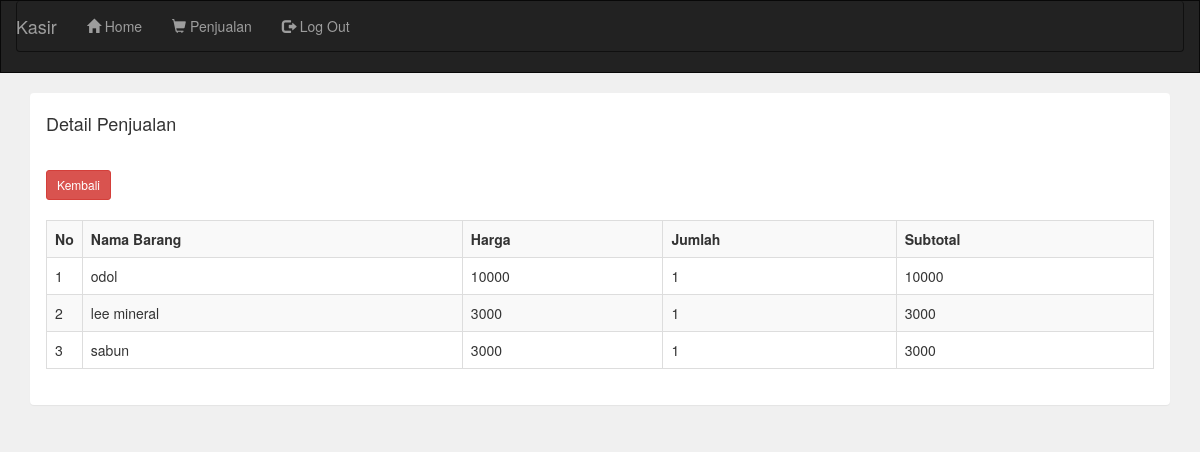
/kasir/penjualan_detail.php?id=6 (signed in), run on the app's committed database.
### tables this page shows
CREATE TABLE `penjualan_detail` (
  `detail_id` int(11) NOT NULL,
  `id_jual` int(11) NOT NULL,
  `id_barang` int(11) NOT NULL,
  `jumlah` int(11) NOT NULL,
  `harga` int(11) NOT NULL,
  `subtotal` int(11) NOT NULL
);

CREATE TABLE `barang` (
  `id_barang` int(11) NOT NULL,
  `nama_barang` varchar(225) NOT NULL,
  `harga_beli` int(11) NOT NULL,
  `harga_jual` int(11) NOT NULL,
  `stok` int(11) NOT NULL
);

### kasir/penjualan_detail.php (the view)
<?php
include 'header.php';
include '../koneksi.php';
$id = $_GET['id'];
?>
<div class="container">
    <div class="panel">
        <div class="panel-heading">
            <h4>Detail Penjualan</h4>
        </div>
        <div class="panel-body">
            <a href="penjualan.php" class="btn btn-sm btn-danger">Kembali</a>
            <br><br>
            <table class="table table-bordered table-striped">
                <tr>
                    <th width="1%">No</th>
                    <th>Nama Barang</th>
                    <th>Harga</th>
                    <th>Jumlah</th>
                    <th>Subtotal</th>
                </tr>
                <?php
                $data = mysqli_query($koneksi, "SELECT penjualan_detail.*, barang.nama_barang FROM penjualan_detail JOIN barang ON penjualan_detail.id_barang = barang.id_barang WHERE penjualan_detail.id_jual = '$id'");
                $no = 1;
                while($d = mysqli_fetch_array($data)){
                ?>
                <tr>
                    <td><?php echo $no++; ?></td>
                    <td><?php echo $d['nama_barang']; ?></td>
                    <td><?php echo $d['harga']; ?></td>
                    <td><?php echo $d['jumlah']; ?></td>
                    <td><?php echo $d['subtotal']; ?></td>
                </tr>
                <?php } ?>
            </table>
        </div>
    </div>
</div>

### data on the page
penjualan_detail: id_barang.nama_barang "odol", harga "10000", jumlah "1", subtotal "10000"
penjualan_detail: id_barang.nama_barang "lee mineral", harga "3000", jumlah "1", subtotal "3000"
penjualan_detail: id_barang.nama_barang "sabun", harga "3000", jumlah "1", subtotal "3000"
